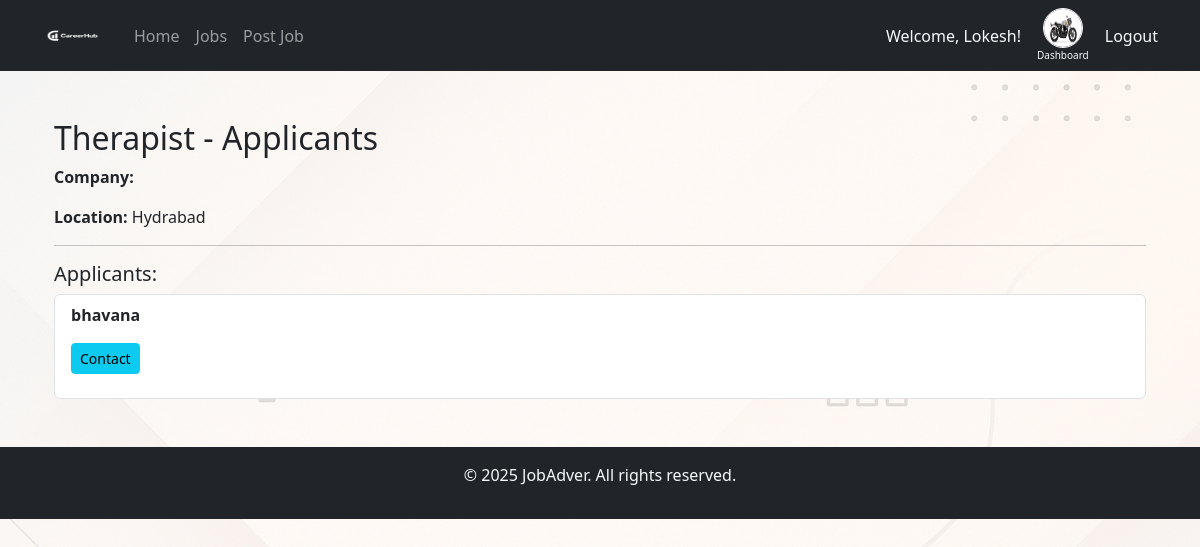
The app's page /job/8/view-applicants/ (signed in) with its own data.
### job_app/models.py (models this page shows, shortened)
class CustomUser(AbstractUser):
    USER_TYPE_CHOICES = (
        ('employer', 'Employer'),
        ('employee', 'Employee'),
    )
    user_type = models.CharField(max_length=10, choices=USER_TYPE_CHOICES, default='employee')

class Profile(models.Model):
    USER_TYPE_CHOICES = (
        ('employee', 'Employee'),
        ('employer', 'Employer'),
    )
    user = models.OneToOneField(settings.AUTH_USER_MODEL, on_delete=models.CASCADE)
    user_type = models.CharField(max_length=20, choices=USER_TYPE_CHOICES)
    profile_picture = models.ImageField(upload_to='profile_pics/', null=True, blank=True)

class Job(models.Model):
    JobRole = models.CharField(max_length=200)
    company = models.CharField(max_length=200)
    location = models.CharField(max_length=200)
    category = models.CharField(max_length=100)
    description = models.TextField()
    posted_on = models.DateTimeField(auto_now_add=True)
    posted_by = models.ForeignKey(settings.AUTH_USER_MODEL, on_delete=models.CASCADE)

class JobApplication(models.Model):
    job = models.ForeignKey('Job', on_delete=models.CASCADE, related_name='applications')
    applicant = models.ForeignKey(settings.AUTH_USER_MODEL,on_delete=models.CASCADE)
    resume = models.FileField(upload_to='resumes/')
    cover_letter = models.TextField(blank=True)
    applied_on = models.DateTimeField(auto_now_add=True)

### job_app/views.py (the view)
# urls.py: path('job/<int:job_id>/view-applicants/', views.view_applicants, name='view_applicants'),
def view_applicants(request, job_id):
    job = get_object_or_404(Job, id=job_id)
    if job.posted_by != request.user:
        return HttpResponseForbidden("You are not authorized to view applicants for this job.")
    applicants = JobApplication.objects.filter(job=job).select_related('applicant')
    context = {
        'job': job,
        'applicants': applicants
    }
    return render(request, 'job_app/view_applicants.html', context)

### job_app/templates/job_app/view_applicants.html (shortened to what this page needs)
{% extends 'job_app/base.html' %}
{% block content %}
<div class="container mt-5">
    <h2>{{ job.JobRole }} - Applicants</h2>
    <p><strong>Company:</strong> {{ job.CompanyName }}</p>
    <p><strong>Location:</strong> {{ job.location }}</p>
    <hr>
    <h5>Applicants:</h5>
    {% if applicants %}
        <ul class="list-group">
            {% for application in applicants %}
                <li class="list-group-item">
                    <strong>{{ application.applicant.username }}</strong>
                    <p><a href="mailto:{{ application.applicant.email }}" class="btn btn-info btn-sm">Contact</a></p>
                </li>
            {% endfor %}
        </ul>
    {% else %}
        <p>No applicants have applied yet.</p>
    {% endif %}
</div>
{% endblock %}

### job_app/templates/job_app/base.html (shortened to what this page needs)
<!DOCTYPE html>
<html lang="en">
<head>
    <link href="https://cdn.jsdelivr.net/npm/bootstrap@5.3.0/dist/css/bootstrap.min.css" rel="stylesheet">
    {% load static %}
    <link rel="stylesheet" type="text/css" href="{% static 'css/style.css' %}">
</head>
<body>
<nav class="navbar navbar-expand-lg navbar-dark bg-dark">
    <div class="container">
        <a class="navbar-brand d-flex align-items-center" href="/">
            <img src="{% static 'images/logo.png' %}" alt="CareerHub Logo" width="60" height="40" class="me-2">
        </a>
        <div class="collapse navbar-collapse" id="navbarNav">
            <ul class="navbar-nav me-auto">
                <li class="nav-item"><a class="nav-link" href="/">Home</a></li>
                <li class="nav-item"><a class="nav-link" href="/jobs/">Jobs</a></li>
                {% if user.is_authenticated and user.user_type == 'employer' %}
                    <li class="nav-item"><a class="nav-link" href="{% url 'post_job' %}">Post Job</a></li>
                {% endif %}
            </ul>
            {% if user.is_authenticated %}
            <div class="d-flex align-items-center">
                <span class="text-light me-3">Welcome, {{ user.username }}!</span>
                {% if user.profile.profile_picture %}
                <div class="d-flex flex-column align-items-center">
                    <a href="{% url 'dashboard' %}" class="nav-link p-0">
                        <img src="{{ user.profile.profile_picture.url }}" alt="Profile Picture"
                             class="rounded-circle border border-light" width="40" height="40">
                    </a>
                    <small class="text-light" style="font-size: 10px;">Dashboard</small>
                </div>
                {% endif %}
                <a class="nav-link text-light ms-3" href="#"
                onclick="event.preventDefault();
                         if (confirm('Are you sure you want to log out?')) {
                             document.getElementById('logout-form').submit();
                         }">
                 Logout
             </a>
         </div>
            {% else %}
            <ul class="navbar-nav">
                <li class="nav-item"><a class="nav-link" href="{% url 'login' %}">Login</a></li>
                <li class="nav-item"><a class="nav-link" href="{% url 'register' %}">Signup!</a></li>
            </ul>
            {% endif %}
        </div>
    </div>
</nav>
 <div class="container mt-4">
    {% block content %}{% endblock %}
</div>
<footer class="bg-dark text-light text-center p-3 mt-5">
    <p>&copy; 2025 JobAdver. All rights reserved.</p>
</footer>
</body>
</html>

### job_app/static/css/style.css (style rules this page uses)
body { background-image: url('/static/images/baground.png'); background-size: cover; background-repeat: no-repeat; background-attachment: fixed; }

### records on screen
CustomUser: username "Lokesh", profile.profile_picture (picture)
Job: JobRole "Therapist", location "Hydrabad"
JobApplication: applicant.username "bhavana"
